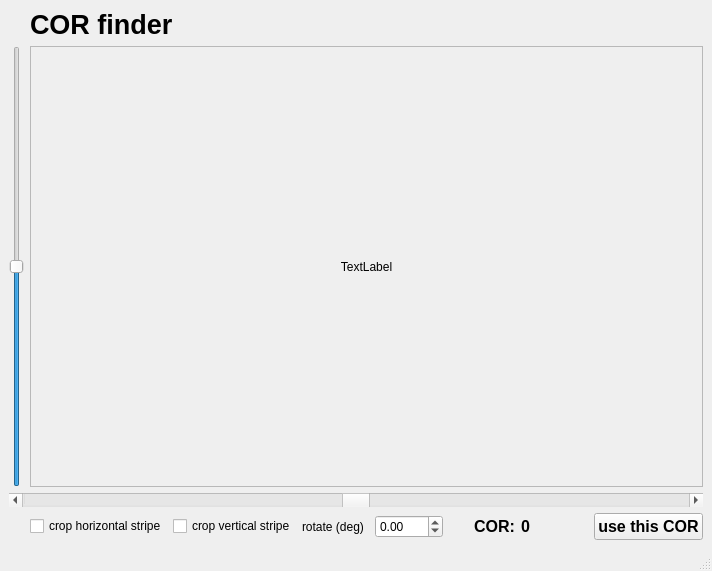
<?xml version="1.0" encoding="UTF-8"?>
<ui version="4.0">
 <class>MainWindow</class>
 <widget class="QMainWindow" name="MainWindow">
  <property name="geometry">
   <rect>
    <x>0</x>
    <y>0</y>
    <width>712</width>
    <height>571</height>
   </rect>
  </property>
  <property name="windowTitle">
   <string>CT-preview - COR finder</string>
  </property>
  <widget class="QWidget" name="centralwidget">
   <layout class="QGridLayout" name="gridLayout">
    <item row="2" column="0" colspan="8">
     <widget class="QScrollBar" name="COR_slider">
      <property name="sizePolicy">
       <sizepolicy hsizetype="Expanding" vsizetype="Fixed">
        <horstretch>0</horstretch>
        <verstretch>0</verstretch>
       </sizepolicy>
      </property>
      <property name="minimum">
       <number>-40000</number>
      </property>
      <property name="maximum">
       <number>40000</number>
      </property>
      <property name="singleStep">
       <number>1</number>
      </property>
      <property name="pageStep">
       <number>20</number>
      </property>
      <property name="value">
       <number>0</number>
      </property>
      <property name="orientation">
       <enum>Qt::Horizontal</enum>
      </property>
      <property name="invertedAppearance">
       <bool>false</bool>
      </property>
     </widget>
    </item>
    <item row="0" column="1" colspan="6">
     <widget class="QLabel" name="label_Title">
      <property name="font">
       <font>
        <pointsize>20</pointsize>
        <weight>75</weight>
        <bold>true</bold>
       </font>
      </property>
      <property name="text">
       <string>COR finder</string>
      </property>
     </widget>
    </item>
    <item row="1" column="0">
     <widget class="QSlider" name="contrastSlider">
      <property name="maximum">
       <number>2000</number>
      </property>
      <property name="pageStep">
       <number>10</number>
      </property>
      <property name="value">
       <number>1000</number>
      </property>
      <property name="orientation">
       <enum>Qt::Vertical</enum>
      </property>
     </widget>
    </item>
    <item row="3" column="6">
     <widget class="QLabel" name="COR_pos">
      <property name="font">
       <font>
        <pointsize>12</pointsize>
        <weight>75</weight>
        <bold>true</bold>
       </font>
      </property>
      <property name="text">
       <string>0</string>
      </property>
     </widget>
    </item>
    <item row="3" column="7">
     <widget class="QPushButton" name="pushButton">
      <property name="font">
       <font>
        <pointsize>12</pointsize>
        <weight>75</weight>
        <bold>true</bold>
       </font>
      </property>
      <property name="text">
       <string>use this COR</string>
      </property>
     </widget>
    </item>
    <item row="3" column="1">
     <widget class="QCheckBox" name="crop_horizontal_stripe">
      <property name="text">
       <string>crop horizontal stripe</string>
      </property>
     </widget>
    </item>
    <item row="1" column="1" colspan="7">
     <widget class="QScrollArea" name="scrollArea">
      <property name="widgetResizable">
       <bool>true</bool>
      </property>
      <widget class="QWidget" name="scrollAreaWidgetContents">
       <property name="geometry">
        <rect>
         <x>0</x>
         <y>0</y>
         <width>659</width>
         <height>381</height>
        </rect>
       </property>
       <layout class="QGridLayout" name="gridLayout_2">
        <item row="0" column="0">
         <widget class="QLabel" name="divided">
          <property name="sizePolicy">
           <sizepolicy hsizetype="Maximum" vsizetype="Maximum">
            <horstretch>0</horstretch>
            <verstretch>0</verstretch>
           </sizepolicy>
          </property>
          <property name="maximumSize">
           <size>
            <width>4008</width>
            <height>2672</height>
           </size>
          </property>
          <property name="text">
           <string>TextLabel</string>
          </property>
          <property name="alignment">
           <set>Qt::AlignCenter</set>
          </property>
         </widget>
        </item>
       </layout>
      </widget>
     </widget>
    </item>
    <item row="3" column="5">
     <widget class="QLabel" name="label">
      <property name="font">
       <font>
        <pointsize>12</pointsize>
        <weight>75</weight>
        <bold>true</bold>
       </font>
      </property>
      <property name="layoutDirection">
       <enum>Qt::RightToLeft</enum>
      </property>
      <property name="text">
       <string>COR:</string>
      </property>
      <property name="alignment">
       <set>Qt::AlignRight|Qt::AlignTrailing|Qt::AlignVCenter</set>
      </property>
     </widget>
    </item>
    <item row="3" column="3">
     <widget class="QLabel" name="label_2">
      <property name="text">
       <string>rotate (deg)</string>
      </property>
     </widget>
    </item>
    <item row="3" column="4">
     <widget class="QDoubleSpinBox" name="rotate">
      <property name="minimum">
       <double>-100.000000000000000</double>
      </property>
      <property name="maximum">
       <double>100.000000000000000</double>
      </property>
      <property name="singleStep">
       <double>0.010000000000000</double>
      </property>
     </widget>
    </item>
    <item row="3" column="2">
     <widget class="QCheckBox" name="crop_vertical_stripe">
      <property name="text">
       <string>crop vertical stripe</string>
      </property>
     </widget>
    </item>
   </layout>
  </widget>
  <widget class="QMenuBar" name="menubar">
   <property name="geometry">
    <rect>
     <x>0</x>
     <y>0</y>
     <width>712</width>
     <height>26</height>
    </rect>
   </property>
  </widget>
  <widget class="QStatusBar" name="statusbar"/>
 </widget>
 <resources/>
 <connections/>
</ui>
